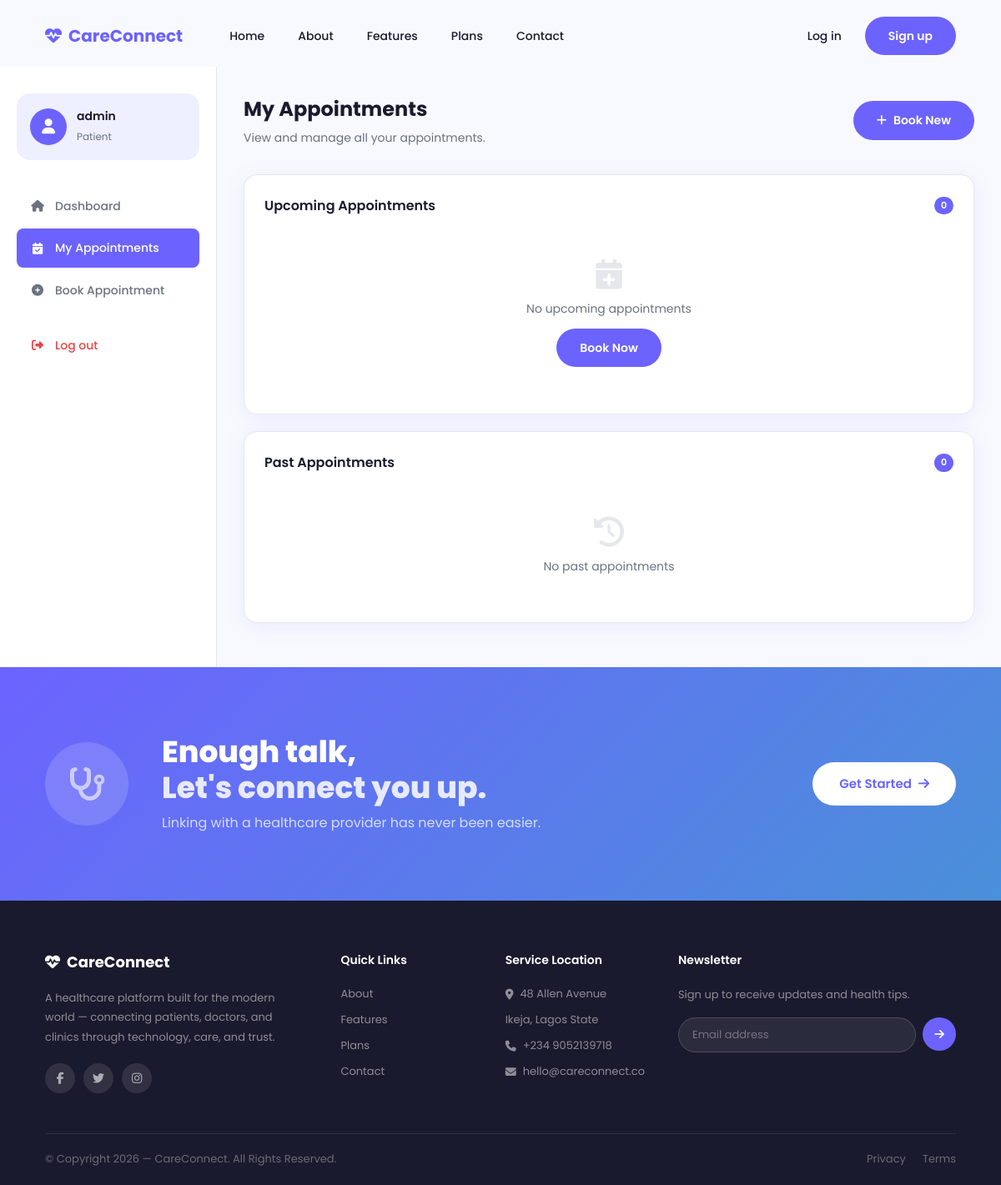
Page /patient/appointments/ (signed in) on the earlier database version.
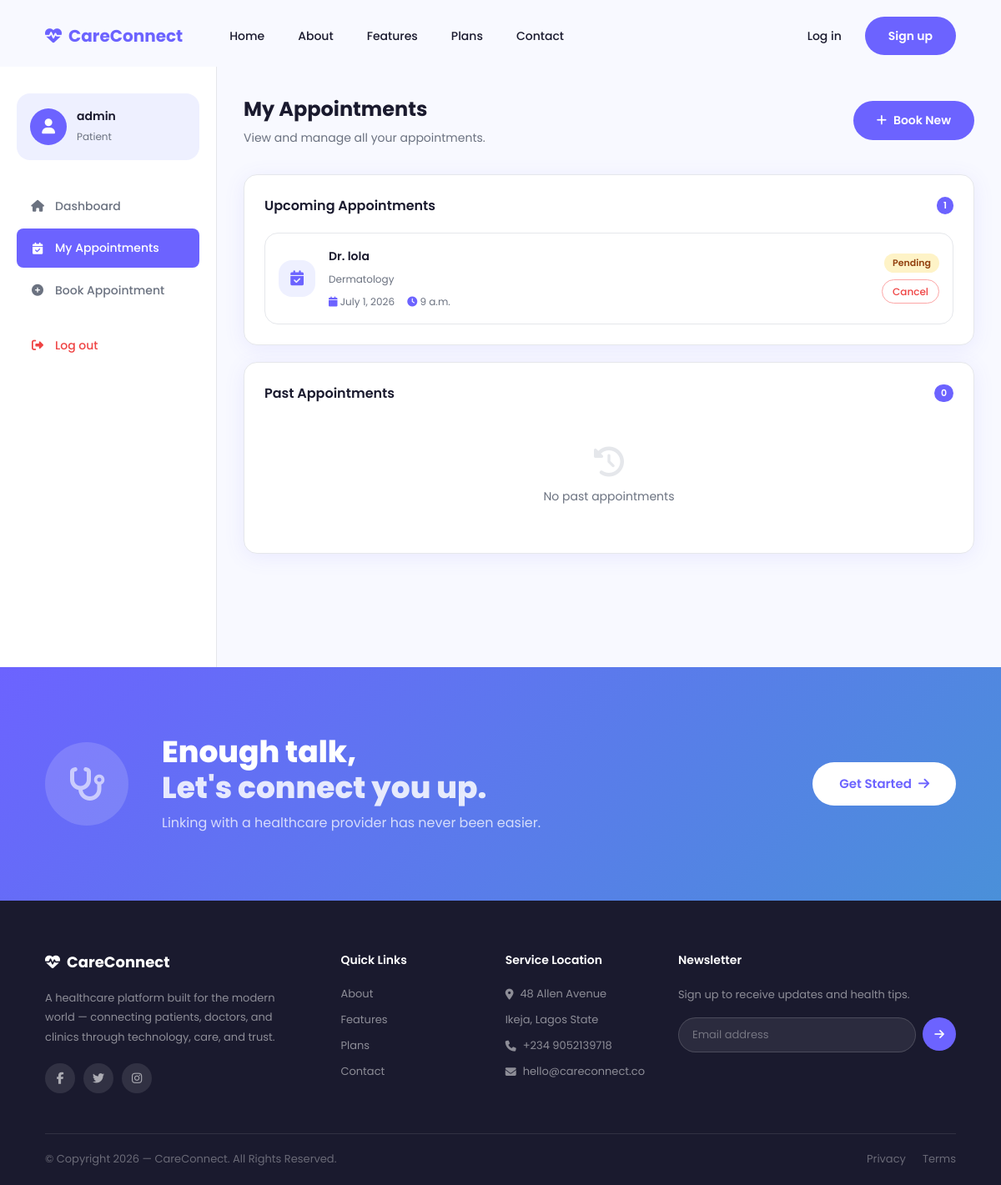
Same page on the later database version.
### appointments/models.py (models this page shows, shortened)
class Appointment(models.Model):
    STATUS_CHOICES = [
        ('pending',   'Pending'),
        ('confirmed', 'Confirmed'),
        ('completed', 'Completed'),
        ('cancelled', 'Cancelled'),
    ]
    patient          = models.ForeignKey(User, on_delete=models.CASCADE, related_name='appointments')
    doctor           = models.ForeignKey(DoctorProfile, on_delete=models.CASCADE, related_name='appointments')
    appointment_date = models.DateField()
    start_time       = models.TimeField()
    end_time         = models.TimeField()
    status           = models.CharField(max_length=10, choices=STATUS_CHOICES, default='pending')
    notes            = models.TextField(blank=True)
    created_at       = models.DateTimeField(auto_now_add=True)
    class Meta:
        unique_together = ['doctor', 'appointment_date', 'start_time']

### doctors/models.py (models this page shows, shortened)
class DoctorProfile(models.Model):
    SPECIALITIES = [
        ('general', 'General Practice'),
        ('cardiology', 'Cardiology'),
        ('dermatology', 'Dermatology'),
        ('pediatrics', 'Pediatrics'),
        ('gynecology', 'Gynecology'),
        ('neurology', 'Neurology'),
        ('orthopedics', 'Orthopedics'),
        ('psychiatry', 'Psychiatry'),
    ]
    user        = models.OneToOneField(User, on_delete=models.CASCADE, related_name='doctor_profile')
    speciality  = models.CharField(max_length=50, choices=SPECIALITIES, default='general')
    bio         = models.TextField(blank=True)
    experience  = models.IntegerField(default=0)
    rating      = models.DecimalField(max_digits=3, decimal_places=1, default=0.0)
    is_verified = models.BooleanField(default=False)
    photo       = models.ImageField(upload_to='doctors/', blank=True, null=True)

### accounts/models.py (models this page shows, shortened)
class User(AbstractUser):
    PATIENT = 'patient'
    DOCTOR  = 'doctor'
    ADMIN   = 'admin'
    ROLE_CHOICES = [
        (PATIENT, 'Patient'),
        (DOCTOR,  'Doctor'),
        (ADMIN,   'Admin'),
    ]
    role  = models.CharField(max_length=10, choices=ROLE_CHOICES, default=PATIENT)
    phone = models.CharField(max_length=20, blank=True)

### appointments/views.py (the view)
# urls.py: path('appointments/', views.my_appointments, name='my_appointments'),
@login_required
def my_appointments(request):
    upcoming = Appointment.objects.filter(
        patient=request.user,
        status__in=['pending', 'confirmed']
    ).order_by('appointment_date')
    past = Appointment.objects.filter(
        patient=request.user,
        status__in=['completed', 'cancelled']
    ).order_by('-appointment_date')
    return render(request, 'appointments/my_appointments.html', {
        'upcoming': upcoming,
        'past': past
    })

### appointments/templates/appointments/my_appointments.html (shortened to what this page needs)
{% extends 'base.html' %}
{% block content %}
<div class="dashboard-layout">
  <aside class="sidebar">
    <div class="sidebar-user">
      <div class="sidebar-avatar"><i class="fas fa-user"></i></div>
      <div>
        <h4>{{ user.get_full_name|default:user.username }}</h4>
        <span>Patient</span>
      </div>
    </div>
    <nav class="sidebar-nav">
      <a href="/patient/dashboard/"><i class="fas fa-home"></i> Dashboard</a>
      <a href="/patient/appointments/" class="active"
        ><i class="fas fa-calendar-check"></i> My Appointments</a
      >
      <a href="/patient/book/"
        ><i class="fas fa-plus-circle"></i> Book Appointment</a
      >
      <a href="/accounts/logout/" class="logout"
        ><i class="fas fa-sign-out-alt"></i> Log out</a
      >
    </nav>
  </aside>
  <main class="dashboard-main">
    <div class="dashboard-topbar">
      <div>
        <h1>My Appointments</h1>
        <p>View and manage all your appointments.</p>
      </div>
      <a href="/patient/book/" class="btn-primary">
        <i class="fas fa-plus"></i> Book New
      </a>
    </div>
    <div class="dashboard-card">
      <div class="card-header">
        <h3>Upcoming Appointments</h3>
        <span class="badge-count">{{ upcoming.count }}</span>
      </div>
      {% if upcoming %}
      <div class="appointments-list">
        {% for apt in upcoming %}
        <div class="appointment-item">
          <div class="apt-icon purple">
            <i class="fas fa-calendar-check"></i>
          </div>
          <div class="apt-info">
           <h4>Dr. {{ apt.doctor.user.get_full_name|default:apt.doctor.user.username }}</h4>
            <span>{{ apt.doctor.get_speciality_display }}</span>
            <div class="apt-meta">
              <i class="fas fa-calendar"></i> {{ apt.appointment_date }}
              <i class="fas fa-clock" style="margin-left:12px;"></i> {{ apt.start_time }}
            </div>
          </div>
          <div class="apt-actions">
            <span class="status-badge status-{{ apt.status }}"
              >{{ apt.get_status_display }}</span
            >
            <a
              href="/patient/appointments/{{ apt.id }}/cancel/"
              onclick="return confirm('Cancel this appointment?');"
              class="btn-cancel"
              >Cancel</a
            >
          </div>
        </div>
        {% endfor %}
      </div>
      {% else %}
      <div class="empty-state">
        <i class="fas fa-calendar-plus"></i>
        <p>No upcoming appointments</p>
        <a href="/patient/book/" class="btn-primary">Book Now</a>
      </div>
      {% endif %}
    </div>
    <div class="dashboard-card">
      <div class="card-header">
        <h3>Past Appointments</h3>
        <span class="badge-count">{{ past.count }}</span>
      </div>
      {% if past %}
      <div class="appointments-list">
        {% for apt in past %}
        <div class="appointment-item">
          <div class="apt-icon gray"><i class="fas fa-history"></i></div>
          <div class="apt-info">
            <h4>
              Dr. {{
              apt.doctor.user.get_full_name|default:apt.doctor.user.username }}
            </h4>
            <span>{{ apt.doctor.get_speciality_display }}</span>
            <div class="apt-meta">
              <i class="fas fa-calendar"></i> {{ apt.appointment_date }}
              <i class="fas fa-clock" style="margin-left: 12px"></i> {{
              apt.start_time }}
            </div>
          </div>
          <div class="apt-actions">
            <span class="status-badge status-{{ apt.status }}"
              >{{ apt.get_status_display }}</span
            >
          </div>
        </div>
        {% endfor %}
      </div>
      {% else %}
      <div class="empty-state">
        <i class="fas fa-history"></i>
        <p>No past appointments</p>
      </div>
      {% endif %}
    </div>
  </main>
</div>
{% endblock %}

Differences in the rows shown:
added Appointment: doctor.user.get_full_name "lola", doctor.speciality "Dermatology", appointment_date "July 1, 2026", start_time "9 a.m.", status "Pending"
Other differences:
{{ upcoming.count }}: "0" → "1"
text no longer shown: "No upcoming appointments Book Now"
